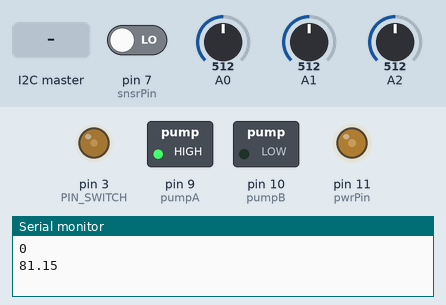
Simulated run of this sketch. Board: Arduino Uno, built with avr-gcc and run on an emulated ATmega328P. Parts: switched loads named in the sketch (green lamp = pin HIGH), output pins drawn as LEDs (lit = HIGH), the last lines printed to the serial monitor. The inputs (shaded band) are chosen by the test bench; at power-on: A0 = 512, A1 = 512, A2 = 512, pin 7 (snsrPin) LOW.

Above: at 1.2 s.
1.3 s: A0 set to 538
At 3.7 s:
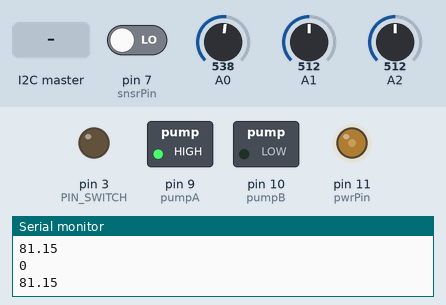
4.0 s: A1 set to 537
6.2 s: A1 set to 553
At 7.8 s:
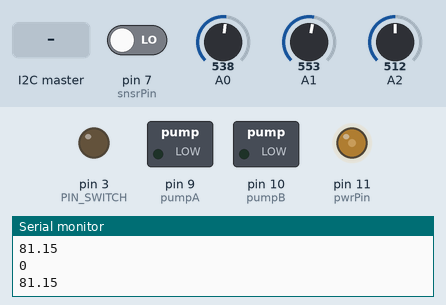
9.0 s: A2 set to 494
At 10.9 s:
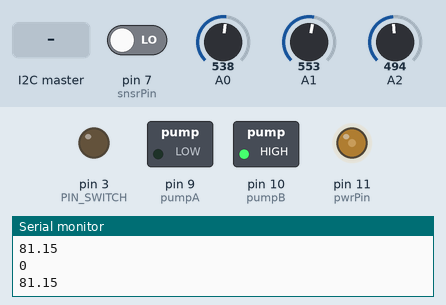
11.5 s: the I2C master sends the byte 0
At 12.9 s:
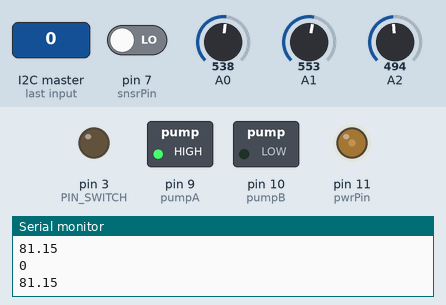
14.0 s: A2 set to 306
At 16.0 s:
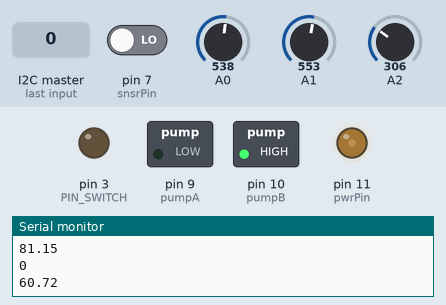
Timing chart, 0 to 17.5 s (numbered marks = the images above; inputs shaded):
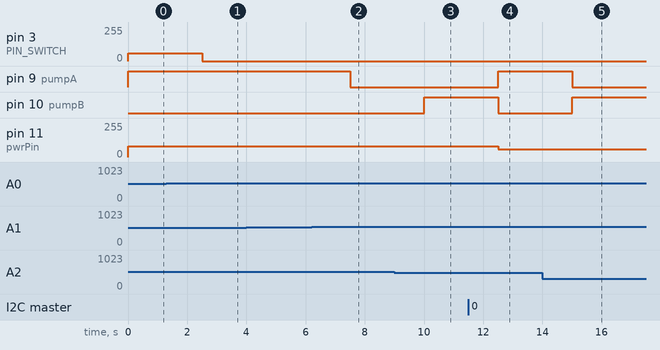

The sketch:

slave_working.ino
```cpp
#define PIN_SWITCH 3

// #define INP_PIN A1
#define SLAVE_ADDR 9

#include <Wire.h>


int pwrPin = 11;
int snsrPin = 7;
//Temp
int V0;
float volts;
float temp;
float wanted_t = 25; // temp we want. TODO - change later
float wanted_ph = 3; // temp we want. TODO - change later
int wanted_stir = 500; // temp we want. TODO - change later
char to_send[17];
char rec[17];


// pH
const int red_pH_sensorValue = 29;    // pH 4
const int yellow_pH_sensorValue = 0;  //pH 7
const int blue_pH_sensorValue = -36;  //pH 10

// calibration
const double acid_slope = -0.1034;
const double alkali_slope = -0.0833;

// Pumps
const int pumpA = 9;   // acid pump
const int pumpB = 10;  // alkali pump

//pH sensor
float pH = 0;
int stir = 697;

void setup() {
  Wire.begin(SLAVE_ADDR);
  Wire.onRequest(requestEvent);
  Wire.onReceive(receiveEvent);

  pinMode(pwrPin,OUTPUT);
  pinMode(snsrPin, INPUT);

  // initialize serial communication at 9600 bits per second:
  Serial.begin(9600);
  // int wanted_t = 28;
  pinMode(PIN_SWITCH, OUTPUT);
}

void requestEvent() {

  String t1 = String(temp, 2);
  String ph1 = String(pH, 2);
  String s1 = String(stir);
  String fin = "T" + t1 + "P" + ph1 + "S" + s1;

  for (int i = 0; i < 16; i++){
    to_send[i] = fin[i];
  }
  Wire.write(to_send);
}

void receiveEvent(int HowMany) {
  char rec[17];
  int i = 0;
  while (Wire.available()) {
  char c = Wire.read();
  // Serial.println(c);
    rec[i] = c;
    i++;
  }
  String rt, rp, rs;
  for (int i = 1; i < 6; i++){
    rt += rec[i];
  }
  for (int i = 7; i < 11; i++){
    rp += rec[i];
  }
  for (int i = 12; i < 16; i++){
    rs += rec[i];
  }
  // Serial.println(rec);
  wanted_t = rt.toFloat();
  wanted_ph = rp.toFloat();
  wanted_stir = rs.toInt();


  //Serial.print("received: ");
  //Serial.println(received_string);
}
// the loop routine runs over and over again forever:
void loop() {
  // read the input on analog pin 0:
  V0 = analogRead(A0);
  // print out the value you read:
  // int diff = sensorValue1 - sensorValue0;
  volts = (5.0 * V0) / 1023.0;
  temp = (volts - 1.2586) / 0.0535;

  // Serial.println(temp);
  // Serial.println(wanted_t);
  // Serial.println(wanted_ph);
  // Serial.println(wanted_stir);

  if (temp < wanted_t - 0.4){ // stop 0.4 before reaching temp
    analogWrite(PIN_SWITCH, 60);
    // Serial.println("heating");
  }
  else
    digitalWrite(PIN_SWITCH, LOW);

 // Serial.println(voltage);

 // Serial.println(" a0");
 // Serial.print(sensorValue1);
 // Serial.println(" a1");

 //pH
  float pH1_sensorValue = analogRead(A1);
  float rV_sensorValue = analogRead(A2);
  float pH2_sensorValue = pH1_sensorValue - rV_sensorValue;


  if (pH2_sensorValue < 0) {
    pH = pH2_sensorValue * alkali_slope + 7;
  }
  if (pH2_sensorValue > 0) {
    pH = pH2_sensorValue * acid_slope + 7;
  }
  if (pH2_sensorValue == 0) {
    pH = 7;
  }
  // output
  // Serial.println(pH);
  float difference = abs(pH - wanted_ph);
  // acid pump activation
  if (wanted_ph < pH && difference >= 0.5) {
    analogWrite(pumpA, 255);
  } else {
    analogWrite(pumpA, 0);
  }

  // akali pump activation
  if (wanted_ph > pH && difference >= 0.5) {
    analogWrite(pumpB, 255);
  } else {
    analogWrite(pumpB, 0);
  }

  // stirring
  float newSpeed_mapped = (wanted_stir + 1486) / 24.473;
 analogWrite(pwrPin,newSpeed_mapped);

 int snsrVal = digitalRead(snsrPin);
 float t = pulseIn(snsrPin, HIGH);
 float period = t*0.00001;
 float freq = 10/(period*2);
 int stir = (freq*60);
 Serial.println(stir);
 Serial.println(newSpeed_mapped);

 // rpm = 24.473 x pwd_volt - 1486


 delay(1500); // delay in between reads for stability
}
```

Measured:
- the behaviour switches between 526 and 527 on A0 (found by bisection; images 0 and 1)
- the behaviour switches between 545 and 546 on A1 (found by bisection; images 1 and 2)
- the behaviour switches between 510 and 509 on A2 (found by bisection; images 2 and 3)
- after the input at 1.3 s, pin 3 (PIN_SWITCH): 60/255 → 0/255 after 1.2 s
- after the input at 6.2 s, pin 9 (pumpA): HIGH → LOW after 1.3 s
- after the input at 9.0 s, pin 10 (pumpB): LOW → HIGH after 1.0 s
- after the input at 11.5 s, pin 9 (pumpA): LOW → HIGH after 1.0 s; pin 10 (pumpB): HIGH → LOW after 1.0 s; pin 11 (pwrPin): 81/255 → 60/255 after 1.0 s
- after the input at 14.0 s, pin 9 (pumpA): HIGH → LOW after 1.0 s; pin 10 (pumpB): LOW → HIGH after 1.0 s
